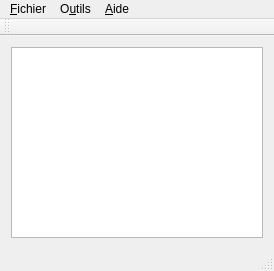
<?xml version="1.0" encoding="UTF-8"?>
<ui version="4.0">
 <class>MainWindow</class>
 <widget class="QMainWindow" name="MainWindow">
  <property name="geometry">
   <rect>
    <x>0</x>
    <y>0</y>
    <width>274</width>
    <height>271</height>
   </rect>
  </property>
  <property name="windowTitle">
   <string>MainWindow</string>
  </property>
  <widget class="QWidget" name="centralWidget">
   <layout class="QGridLayout" name="gridLayout">
    <item row="0" column="0">
     <widget class="QTextEdit" name="textEdit"/>
    </item>
   </layout>
  </widget>
  <widget class="QMenuBar" name="menuBar">
   <property name="geometry">
    <rect>
     <x>0</x>
     <y>0</y>
     <width>274</width>
     <height>22</height>
    </rect>
   </property>
   <widget class="QMenu" name="menuFichier">
    <property name="title">
     <string>&amp;Fichier</string>
    </property>
    <widget class="QMenu" name="menu_Fichiers_r_cents">
     <property name="title">
      <string>&amp;Fichiers récents</string>
     </property>
     <addaction name="actionfichiers1"/>
     <addaction name="actionfichier2"/>
     <addaction name="actionfichier3"/>
     <addaction name="separator"/>
    </widget>
    <addaction name="action_Ouvrir_fichier"/>
    <addaction name="menu_Fichiers_r_cents"/>
    <addaction name="action_Save"/>
    <addaction name="action_Quitter"/>
    <addaction name="separator"/>
    <addaction name="separator"/>
   </widget>
   <widget class="QMenu" name="menu_Aide">
    <property name="title">
     <string>&amp;Aide</string>
    </property>
    <addaction name="action_A_propos"/>
   </widget>
   <widget class="QMenu" name="menuO_utils">
    <property name="title">
     <string>O&amp;utils</string>
    </property>
    <addaction name="action_Configuration"/>
   </widget>
   <addaction name="menuFichier"/>
   <addaction name="menuO_utils"/>
   <addaction name="menu_Aide"/>
  </widget>
  <widget class="QToolBar" name="mainToolBar">
   <attribute name="toolBarArea">
    <enum>TopToolBarArea</enum>
   </attribute>
   <attribute name="toolBarBreak">
    <bool>false</bool>
   </attribute>
  </widget>
  <widget class="QStatusBar" name="statusBar"/>
  <action name="action_Ouvrir_fichier">
   <property name="text">
    <string>&amp;Ouvrir fichier</string>
   </property>
  </action>
  <action name="action_Quitter">
   <property name="text">
    <string>&amp;Quitter</string>
   </property>
  </action>
  <action name="actionfichiers1">
   <property name="text">
    <string>fichiers1</string>
   </property>
  </action>
  <action name="actionfichier2">
   <property name="text">
    <string>fichier2</string>
   </property>
  </action>
  <action name="actionfichier3">
   <property name="text">
    <string>fichier3</string>
   </property>
  </action>
  <action name="action_A_propos">
   <property name="text">
    <string>&amp;A propos</string>
   </property>
  </action>
  <action name="action_Save">
   <property name="text">
    <string>&amp;Save</string>
   </property>
  </action>
  <action name="action_Configuration">
   <property name="text">
    <string>&amp;Configuration</string>
   </property>
  </action>
 </widget>
 <layoutdefault spacing="6" margin="11"/>
 <resources/>
 <connections/>
</ui>
